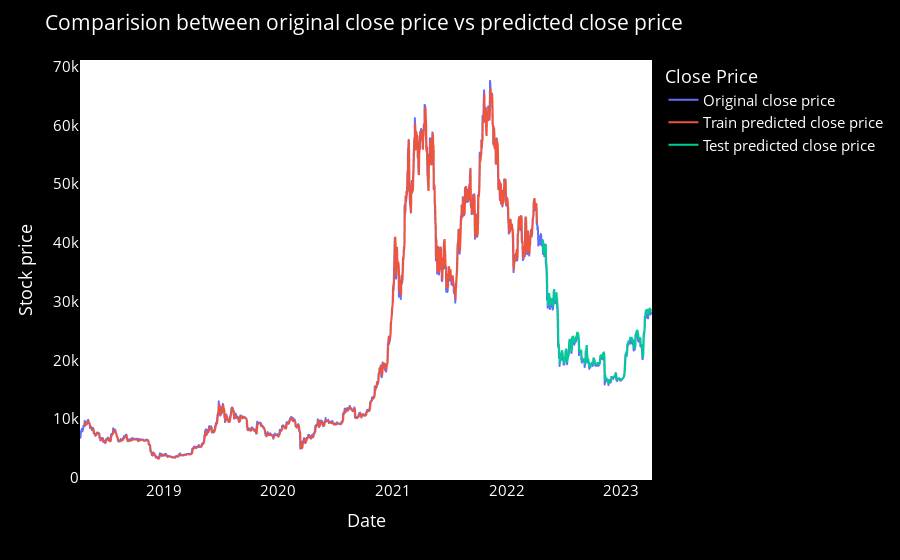

Notebook code for this chart:
### Code cell
# shift train predictions for plotting

look_back=time_step
trainPredictPlot = np.empty_like(closedf)
trainPredictPlot[:, :] = np.nan
trainPredictPlot[look_back:len(train_predict)+look_back, :] = train_predict
print("Train predicted data: ", trainPredictPlot.shape)

# shift test predictions for plotting
testPredictPlot = np.empty_like(closedf)
testPredictPlot[:, :] = np.nan
testPredictPlot[len(train_predict)+(look_back*2)+1:len(closedf)-1, :] = test_predict
print("Test predicted data: ", testPredictPlot.shape)

names = cycle(['Original close price','Train predicted close price','Test predicted close price'])


plotdf = pd.DataFrame({'date': close_stock['Date'],
                       'original_close': close_stock['Close'],
                      'train_predicted_close': trainPredictPlot.reshape(1,-1)[0].tolist(),
                      'test_predicted_close': testPredictPlot.reshape(1,-1)[0].tolist()})

fig = px.line(plotdf,x=plotdf['date'], y=[plotdf['original_close'],plotdf['train_predicted_close'],
                                          plotdf['test_predicted_close']],
              labels={'value':'Stock price','date': 'Date'})
fig.update_layout({
    'plot_bgcolor': 'black',
    'paper_bgcolor': 'black'
})
fig.update_layout(title_text='Comparision between original close price vs predicted close price',
                  plot_bgcolor='white', font_size=15, font_color='white', legend_title_text='Close Price')
fig.for_each_trace(lambda t:  t.update(name = next(names)))

fig.update_xaxes(showgrid=False)
fig.update_yaxes(showgrid=False)
fig.show()

### Figure 1 — Plotly figure (JSON) as saved in the notebook; plotly's stock layout.template omitted (floating-point values rounded to 4 significant figures; data arrays with more than 128 entries replaced by an {"elided": "..."} marker saying what was removed)
{"data": [{"hovertemplate": "variable=original_close<br>Date=%{x}<br>Stock price=%{y}<extra></extra>", "legendgroup": "original_close", "line": {"color": "#636efa", "dash": "solid"}, "marker": {"symbol": "circle"}, "mode": "lines", "name": "Original close price", "showlegend": true, "type": "scattergl", "x": {"elided": "1827 str values"}, "xaxis": "x", "y": {"elided": "1827 float values"}, "yaxis": "y"}, {"hovertemplate": "variable=train_predicted_close<br>Date=%{x}<br>Stock price=%{y}<extra></extra>", "legendgroup": "train_predicted_close", "line": {"color": "#EF553B", "dash": "solid"}, "marker": {"symbol": "circle"}, "mode": "lines", "name": "Train predicted close price", "showlegend": true, "type": "scattergl", "x": {"elided": "1827 str values"}, "xaxis": "x", "y": {"elided": "1827 float values"}, "yaxis": "y"}, {"hovertemplate": "variable=test_predicted_close<br>Date=%{x}<br>Stock price=%{y}<extra></extra>", "legendgroup": "test_predicted_close", "line": {"color": "#00cc96", "dash": "solid"}, "marker": {"symbol": "circle"}, "mode": "lines", "name": "Test predicted close price", "showlegend": true, "type": "scattergl", "x": {"elided": "1827 str values"}, "xaxis": "x", "y": {"elided": "1827 float values"}, "yaxis": "y"}], "layout": {"font": {"color": "white", "size": 15}, "legend": {"title": {"text": "Close Price"}, "tracegroupgap": 0}, "margin": {"t": 60}, "paper_bgcolor": "black", "plot_bgcolor": "white", "title": {"text": "Comparision between original close price vs predicted close price"}, "xaxis": {"anchor": "y", "domain": [0, 1], "showgrid": false, "title": {"text": "Date"}}, "yaxis": {"anchor": "x", "domain": [0, 1], "showgrid": false, "title": {"text": "Stock price"}}}}
